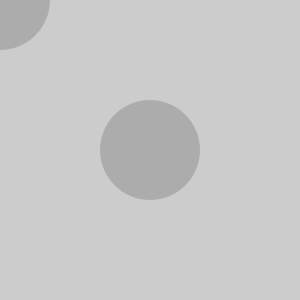
Frame 1 (no input)
Frame 60 (the mouse pressed at the canvas centre just before this capture): identical to frame 1, image omitted
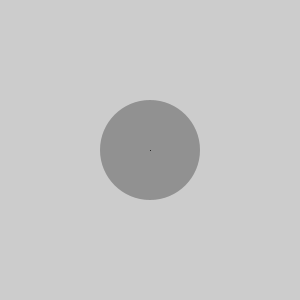
Frame 120 (the mouse held since frame 60 and released just before this capture)

The Processing sketch that drew these frames (run headless with seeded random() and noise(); from frame 60 on, the mouse is pressed at the canvas centre):

// Processing sketch: Ex_12_Nodes_1
// ── Ex_12_Nodes_1.pde
int x1, y1;
int x2, y2;
int radius = 50;

void setup() {
  size(300, 300);
  ellipseMode(RADIUS);
  x1 = width/2;
  y1 = width/2;
}

void draw() {
  x2 = mouseX;
  y2 = mouseY;
  background(204);
  noStroke();
  fill(0, 40);
  ellipse(x1, y1, radius, radius);
  ellipse(x2, y2, radius, radius);
  if (overlap() == true) {
    stroke(0);
    line(x1, y1, x2, y2); 
  }
}

boolean overlap() {
  float distanceFromCenters = dist(x1, y1, x2, y2);
  float diameter = radius*2;
  if (distanceFromCenters < diameter) {
    return true;
  } else {
    return false;
  }
}
